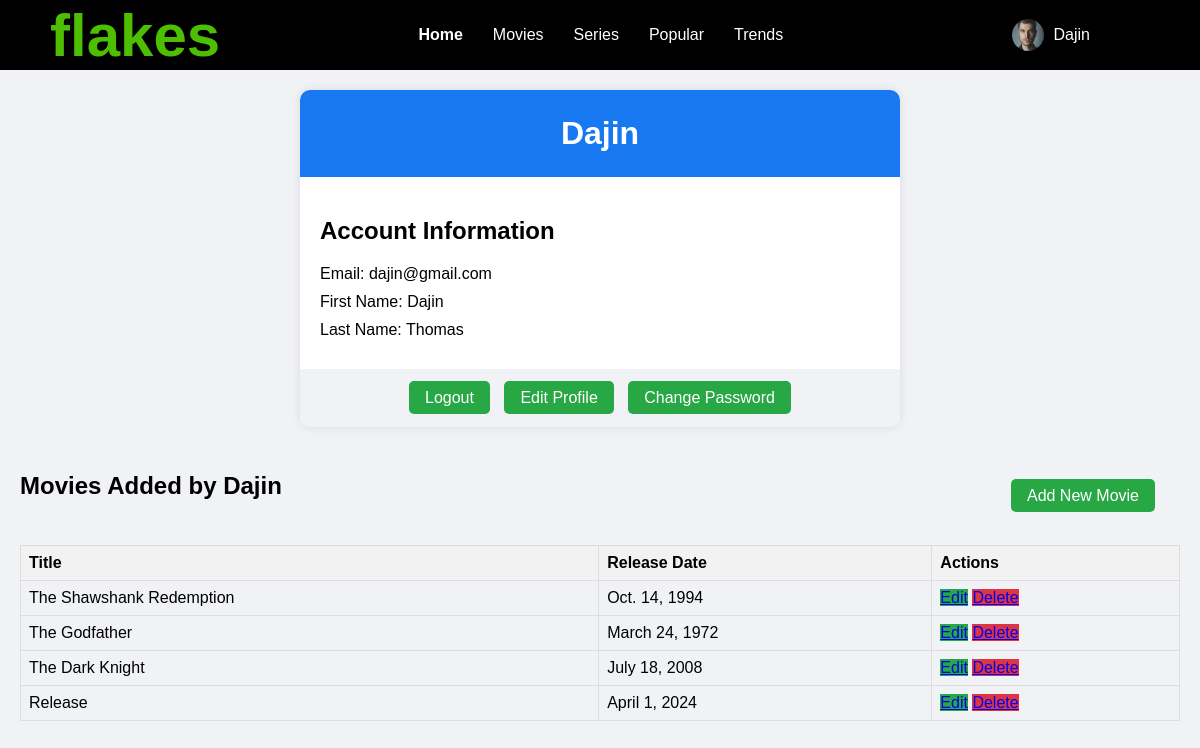
/profile/ (signed in), run on the app's committed database.
### projectapp/models.py (models this page shows)
class Movie(models.Model):
    objects = None
    title = models.CharField(max_length=100)
    poster = models.URLField()
    description = models.TextField()
    release_date = models.DateField()
    actors = models.CharField(max_length=200)
    category = models.CharField(max_length=50)
    trailer_link = models.URLField()
    added_by = models.ForeignKey(User, on_delete=models.CASCADE)
    average_rating = models.FloatField(default=0)

### projectapp/views.py (the view)
# urls.py: path('profile/', view_profile, name='view_profile'),
@login_required
def view_profile(request):
    movies = Movie.objects.filter(added_by=request.user)
    return render(request, 'profile.html', {'movies': movies})

### projectapp/templates/profile.html (shortened to what this page needs)
<!DOCTYPE html>
<html lang="en">
<head>
    {% load static %}
</head>
<body>
<div class="navbar">
    <div class="navbar-container">
        <div class="logo-container">
            <h1 class="logo">flakes</h1>
        </div>
        <div class="menu-container">
            <ul class="menu-list">
                <li class="menu-list-item active"><a href="{% url 'home' %}">Home</a></li>
                <li class="menu-list-item"><a href="{% url 'home' %}">Movies</a></li>
                <li class="menu-list-item"><a href="{% url 'home' %}">Series</a></li>
                <li class="menu-list-item"><a href="{% url 'home' %}">Popular</a></li>
                <li class="menu-list-item"><a href="{% url 'home' %}">Trends</a></li>
            </ul>
        </div>
        <div class="profile-container">
            {% if user.is_authenticated %}
            <img class="profile-picture" src="{% static 'images/profile.jpg' %}" alt="">
            <div class="profile-text-container">
                <span class="profile-text"><a href="{% url 'view_profile' %}" class="profile-link">{{ user.username }}</a></span>
            </div>
            {% else %}
            <a href="{% url 'login' %}" class="profile-link">Login</a>
            <a href="{% url 'register' %}" class="profile-link">Register</a>
            {% endif %}
        </div>
    </div>
</div>
<div class="container">
    <div class="profile-header">
        <h1>{{ user.username }}</h1>
    </div>
    <div class="profile-content">
        <div>
            <h2>Account Information</h2>
            <p>Email: {{ user.email }}</p>
            <p>First Name: {{ user.first_name }}</p>
            <p>Last Name: {{ user.last_name }}</p>
        </div>
    </div>
    <div class="profile-footer">
        <a href="{% url 'logout' %}" class="edit-button">Logout</a>
        <a href="{% url 'edit_profile' %}" class="edit-button">Edit Profile</a>
        <a href="{% url 'change_password' %}" class="edit-button">Change Password</a>
    </div>
</div>
<div class="movies-added">
    <div class="movies-header">
        <h2>Movies Added by {{ user.username }}</h2>
        <div class="profile-footer">
            <a href="{% url 'add_movie' %}" class="edit-button">Add New Movie</a>
        </div>
    </div>
    <table>
        <thead>
        <tr>
            <th>Title</th>
            <th>Release Date</th>
            <th>Actions</th>
        </tr>
        </thead>
        <tbody>
        {% for movie in movies %}
        <tr>
            <td>{{ movie.title }}</td>
            <td>{{ movie.release_date }}</td>
            <td>
                <a href="{% url 'edit_movie' movie.id %}" class="edit-button">Edit</a>
                <a href="{% url 'delete_movie' movie.id %}" class="delete-button">Delete</a>
            </td>
        </tr>
        {% empty %}
        <tr>
            <td colspan="3">No movies added yet.</td>
        </tr>
        {% endfor %}
        </tbody>
    </table>
</div>
</body>
</html>

### projectapp/templates/profile.html (style rules this page uses)
body { font-family: Arial, sans-serif; margin: 0; padding: 0; background-color: #f0f2f5; }
.container { max-width: 600px; margin: 20px auto; background-color: #fff; border-radius: 10px; box-shadow: 0 0 10px rgba(0, 0, 0, 0.1); overflow: hidden; }
.profile-header { background-color: #1778f2; color: #fff; padding: 20px; text-align: center; }
.profile-header h1 { margin: 5px 0; }
.profile-content { padding: 20px; }
.profile-content p { margin: 10px 0; }
.profile-footer { text-align: center; padding: 20px; background-color: #f0f2f5; }
.profile-footer a { color: #fff; text-decoration: none; padding: 8px 16px; border-radius: 5px; margin: 0 5px; }
.edit-button { background-color: #28a745; }
.delete-button { background-color: #dc3545; }
.movies-added { padding: 20px; }
.movies-added h2 { margin-top: 0; }
.movies-header { display: flex; justify-content: space-between; align-items: center; margin-bottom: 10px; }
table { width: 100%; border-collapse: collapse; margin-top: 20px; }
th, td { border: 1px solid #ddd; padding: 8px; text-align: left; }
th { background-color: #f2f2f2; }
.navbar { width: 100%; height: 70px; background-color: black; position: sticky; top: 0; }
.navbar-container { display: flex; align-items: center; justify-content: space-between; padding: 0 50px; height: 100%; color: white; font-family: "Sen", sans-serif; }
.logo-container { font-size: 30px; color: #4dbf00; }
.menu-list { display: flex; list-style: none; margin: 0; padding: 0; }
.menu-list-item { margin-right: 30px; cursor: pointer; }
.menu-list-item.active { font-weight: bold; }
.menu-list-item a { color: white; text-decoration: none; }
.profile-container { display: flex; align-items: center; }
.profile-text-container { margin-right: 40px; margin-left: 10px; }
.profile-link { color: #fff; text-decoration: none; font-size: 16px; margin-right: 20px; }
.profile-picture { width: 32px; height: 32px; border-radius: 50%; object-fit: cover; }

### data on the page
Movie: title "The Shawshank Redemption", release_date "Oct. 14, 1994"
Movie: title "The Godfather", release_date "March 24, 1972"
Movie: title "The Dark Knight", release_date "July 18, 2008"
Movie: title "Release", release_date "April 1, 2024"

### other printed values
{{ user.username }} "Dajin"
{{ user.email }} "dajin@gmail.com"
{{ user.first_name }} "Dajin"
{{ user.last_name }} "Thomas"
